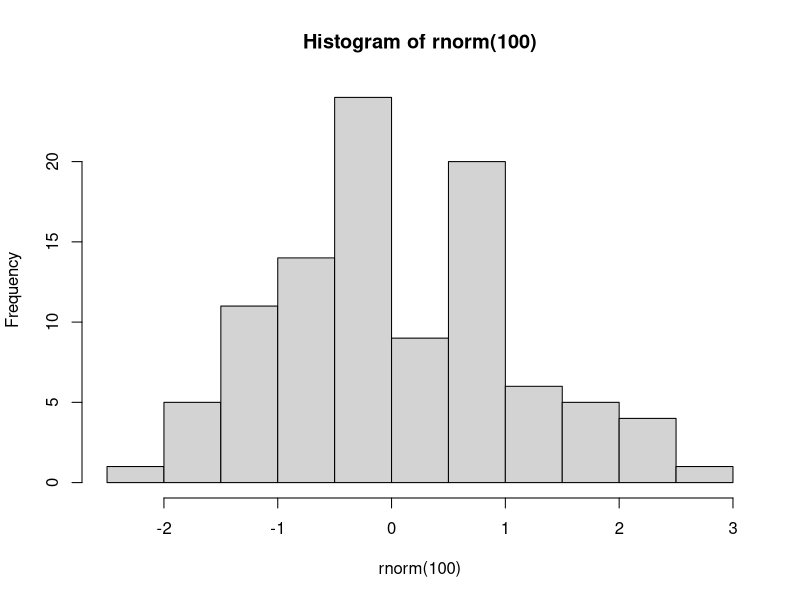

Write the R code that produced this figure.
## ---- chunk 1
knitr::opts_chunk$set(echo = TRUE)
## ---- chunk 2
summary(rnorm(n=100))
## ---- chunk 3
hist(rnorm(100))
